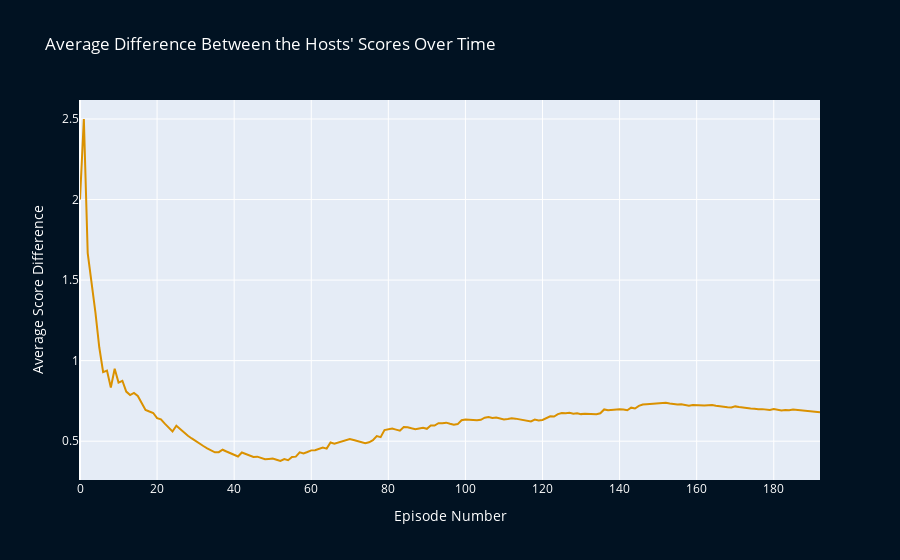

This figure's notebook cell:
### Code cell
# Create figure
fig = go.Figure()

fig.add_trace(go.Scatter(x = ratings_df.index,                                                # x-axis data (Episode numbers)
                         y = ratings_df['Rating_Differential'].expanding().mean().round(3),   # y-axis data (Expanding average difference between host scores, rounded to three decimal places)
                         mode = 'lines',                                                      # Trace type
                         line = dict(color = '#DA9100', width = 2)))                          # Custom line color and width

#Further style the figure
fig.update_layout(
    title = 'Average Difference Between the Hosts\' Scores Over Time',   # Set x-plot title
    xaxis_title = 'Episode Number',                                      # Set x-axis title
    yaxis_title = 'Average Score Difference',                            # Set y-axis title
    paper_bgcolor = '#011222',                                           # Set background color
    font_color = '#ffffff',                                              # Set font color
    showlegend = False)                                                  # Do not display legend


# Display figure
fig.show()

# Create plot in Chart Studio for later embedding
py.plot(fig, filename = 'Average Difference Between the Hosts\' Scores Over Time', auto_open = False)

### Figure 1 — Plotly figure (JSON) as saved in the notebook; plotly's stock layout.template omitted (floating-point values rounded to 4 significant figures; data arrays with more than 128 entries replaced by an {"elided": "..."} marker saying what was removed)
{"data": [{"line": {"color": "#DA9100", "width": 2}, "mode": "lines", "type": "scatter", "x": {"elided": "193 int values"}, "y": {"elided": "193 float values"}}], "layout": {"font": {"color": "#ffffff"}, "paper_bgcolor": "#011222", "showlegend": false, "title": {"text": "Average Difference Between the Hosts' Scores Over Time"}, "xaxis": {"title": {"text": "Episode Number"}}, "yaxis": {"title": {"text": "Average Score Difference"}}}}
